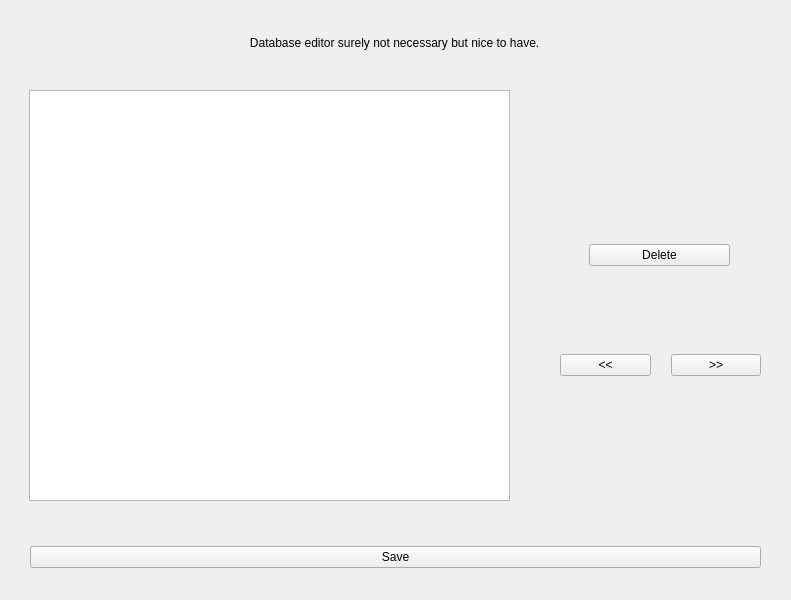
<?xml version="1.0" encoding="UTF-8"?>
<ui version="4.0">
 <class>Form</class>
 <widget class="QWidget" name="Form">
  <property name="enabled">
   <bool>true</bool>
  </property>
  <property name="geometry">
   <rect>
    <x>0</x>
    <y>0</y>
    <width>791</width>
    <height>600</height>
   </rect>
  </property>
  <property name="minimumSize">
   <size>
    <width>791</width>
    <height>600</height>
   </size>
  </property>
  <property name="maximumSize">
   <size>
    <width>792</width>
    <height>600</height>
   </size>
  </property>
  <property name="windowTitle">
   <string>Form</string>
  </property>
  <widget class="QWidget" name="gridLayoutWidget">
   <property name="geometry">
    <rect>
     <x>10</x>
     <y>527</y>
     <width>771</width>
     <height>61</height>
    </rect>
   </property>
   <layout class="QGridLayout" name="gridLayout">
    <property name="leftMargin">
     <number>20</number>
    </property>
    <property name="rightMargin">
     <number>20</number>
    </property>
    <item row="1" column="0">
     <widget class="QPushButton" name="pushButton_2">
      <property name="text">
       <string>Save</string>
      </property>
     </widget>
    </item>
   </layout>
  </widget>
  <widget class="QLabel" name="label_19">
   <property name="geometry">
    <rect>
     <x>17</x>
     <y>17</y>
     <width>761</width>
     <height>51</height>
    </rect>
   </property>
   <property name="text">
    <string>                                                                      Database editor surely not necessary but nice to have.</string>
   </property>
  </widget>
  <widget class="QWidget" name="gridLayoutWidget_2">
   <property name="geometry">
    <rect>
     <x>9</x>
     <y>90</y>
     <width>521</width>
     <height>411</height>
    </rect>
   </property>
   <layout class="QGridLayout" name="gridLayout_2">
    <property name="leftMargin">
     <number>20</number>
    </property>
    <property name="rightMargin">
     <number>20</number>
    </property>
    <item row="0" column="0">
     <widget class="QGraphicsView" name="graphicsView"/>
    </item>
   </layout>
  </widget>
  <widget class="QWidget" name="horizontalLayoutWidget">
   <property name="geometry">
    <rect>
     <x>540</x>
     <y>310</y>
     <width>241</width>
     <height>131</height>
    </rect>
   </property>
   <layout class="QHBoxLayout" name="horizontalLayout">
    <property name="spacing">
     <number>20</number>
    </property>
    <property name="leftMargin">
     <number>20</number>
    </property>
    <property name="rightMargin">
     <number>20</number>
    </property>
    <property name="bottomMargin">
     <number>20</number>
    </property>
    <item>
     <widget class="QPushButton" name="pushButton_3">
      <property name="text">
       <string>&lt;&lt;</string>
      </property>
     </widget>
    </item>
    <item>
     <widget class="QPushButton" name="pushButton">
      <property name="text">
       <string>&gt;&gt;</string>
      </property>
     </widget>
    </item>
   </layout>
  </widget>
  <widget class="QWidget" name="verticalLayoutWidget">
   <property name="geometry">
    <rect>
     <x>539</x>
     <y>160</y>
     <width>241</width>
     <height>141</height>
    </rect>
   </property>
   <layout class="QVBoxLayout" name="verticalLayout_2">
    <property name="leftMargin">
     <number>50</number>
    </property>
    <property name="topMargin">
     <number>50</number>
    </property>
    <property name="rightMargin">
     <number>50</number>
    </property>
    <item>
     <widget class="QPushButton" name="pushButton_4">
      <property name="text">
       <string>Delete</string>
      </property>
     </widget>
    </item>
   </layout>
  </widget>
 </widget>
 <resources/>
 <connections/>
</ui>
